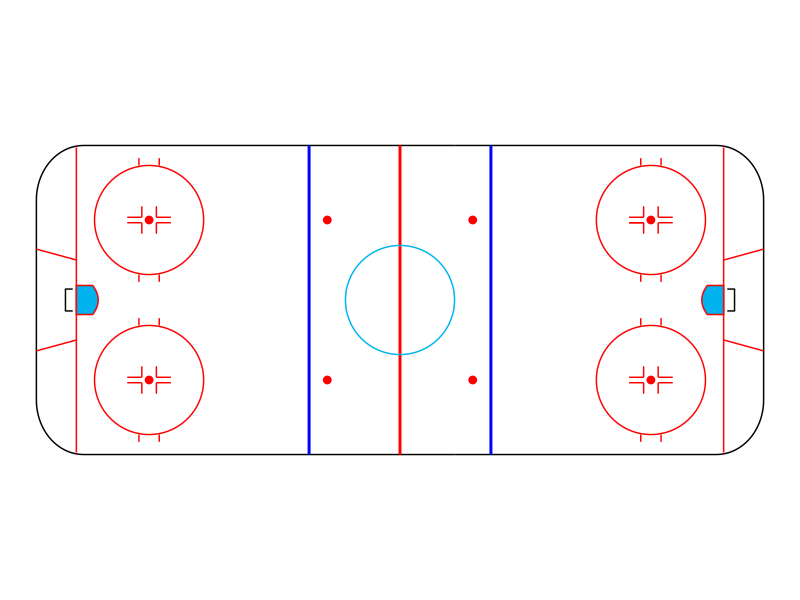

This chart was generated by the following R code:
library(ggplot2)

fun.draw_rink <- function() {
  
  xseq <- seq(-4, 4, length = 100)
  
  theta1 <- seq(0, 2 * pi, length = 300)
  
  theta <- seq(0, 2 * pi, length = 300)
  
  dd <- (5 + 7 / 12) / 2
  
  ## Blank NHL Rink
  
  rink <- ggplot(data = data.frame(x = 1, y = 1), aes(x, y)) + 
    
    geom_path(data = data.frame(x = c(15, 
                                      87 + 13 * sin(seq(0, pi / 2, length = 20)), 
                                      87 + 13 * sin(seq(pi / 2, 0, length = 20)), 
                                      15),
                                y = c(-42.5, 
                                      -42.5 + 15 - 15 * cos(seq(0, pi / 2, length = 20)),
                                      42.5 - 15 + 15 * cos(seq(pi / 2, 0, length = 20)), 
                                      42.5))) + 
    
    geom_path(data = data.frame(x = c(15, 
                                      -87 - 13 * sin(seq(0, pi / 2, length = 20)), 
                                      -87 - 13 * sin(seq(pi / 2, 0, length = 20)), 
                                      15),
                                y = c(-42.5, 
                                      -42.5 + 15 - 15 * cos(seq(0, pi / 2, length = 20)), 
                                      42.5 - 15 + 15 * cos(seq(pi / 2, 0, length = 20)), 
                                      42.5))) + 
    
    ## Goal Lines
    
    geom_path(data = data.frame(x = c(89),
                                y = c(42.5 - 15 + sqrt(15^2 - (15 - 11)^2), 
                                      -(42.5 - 15 + sqrt(15^2 - (15 - 11)^2)))), 
              color = 'red') + 
    
    geom_path(data = data.frame(x = c(-89), 
                                y = c(42.5 - 15 + sqrt(15^2 - (15 - 11)^2), 
                                      -(42.5 - 15 + sqrt(15^2 - (15 - 11)^2)))), 
              color = 'red') +
    
    ## Nets
    
    geom_path(data = data.frame(x = c(90, 92, 92, 90)), y = c(-3, -3, 3, 3)) + 
    
    geom_path(data = data.frame(x = c(-90, -92, -92, -90), y = c(-3,-3, 3, 3))) +
    
    ## Restricted Area
    
    geom_segment(aes(x = 89, y = -11, xend = 100, yend = -14), color = 'red') + 
    
    geom_segment(aes(x = 89, y = 11, xend = 100, yend = 14), color = 'red') + 
    
    geom_segment(aes(x = -89, y = -11, xend = -100, yend = -14), color = 'red') + 
    
    geom_segment(aes(x = -89, y = 11, xend =-100, yend = 14), color = 'red') +
    
    ## Red Line (Center Ice)
    
    geom_segment(aes(x = 0, y = -42.5, xend = 0, yend = 42.5), color = 'red', size = 1) +
    
    ## Blue Lines
    
    geom_segment(aes(x = 25, y = -42.5, xend = 25,  yend = 42.5), color = 'blue', size = 1) + 
    
    geom_segment(aes(x = -25, y = -42.5, xend = -25,  yend = 42.5), color = 'blue', size = 1) +
    
    ## Crease
    
    geom_polygon(data = data.frame(x = 1 * c(89, 83+xseq^2 / 4^2 * 1.5, 89),
                                   y = c(-4, xseq, 4)),
                 color = 'red', 
                 fill = 'deepskyblue2') + 
  
    geom_polygon(data = data.frame(x = -1 * c(89, 83 + xseq^2 / 4^2 * 1.5, 89),
                                   y = c(-4, xseq, 4)),
                 color = 'red',
                 fill = 'deepskyblue2') +
    
    ## Center Ice Circle
    
    geom_path(data = data.frame(x = 15 * sin(theta1)), y = 15 * cos(theta1), color = 'deepskyblue2') +
    
    ## Faceoff Dots
    
    geom_polygon(data = data.frame(y = 22 + 1 * cos(theta), x = 20 + 1 * sin(theta)), color = "red", fill = "red") + 
    
    geom_polygon(data = data.frame(y = 22 + 1 * cos(theta), x = -20 + 1 * sin(theta)), color = "red", fill = 'red') + 
    
    geom_polygon(data = data.frame(y = -22 + 1 * cos(theta), x = -20 + 1 * sin(theta)), color = 'red', fill = 'red') + 
    
    geom_polygon(data = data.frame(y = -22 + 1 * cos(theta), x = 20 + 1 * sin(theta)), color = 'red', fill = 'red') + 
    
    geom_polygon(data = data.frame(y = 22 + 1 * cos(theta), x = -69 + 1 * sin(theta)), color = 'red', fill = 'red') + 
    
    geom_polygon(data = data.frame(y = 22 + 1 * cos(theta), x = 69 + 1 * sin(theta)), color = 'red', fill = 'red') + 
    
    geom_polygon(data = data.frame(y = -22 + 1 * cos(theta), x = -69 + 1 * sin(theta)), color = 'red', fill = 'red') + 
    
    geom_polygon(data = data.frame(y = -22 + 1 * cos(theta), x = 69 + 1 * sin(theta)), color = 'red', fill = 'red') +
    
    ## Faceoff Circles
    
    geom_segment(aes(y = 22 - 0.75, x = 69 - 2, yend = 22 - 0.75, xend = 69 - 6), color = 'red') + 
    
    geom_segment(aes(y = 22 + 0.75, x = 69 - 2, yend = 22 + 0.75, xend = 69 - 6), color = 'red') + 
    
    geom_segment(aes(y = 22 + 0.75, x = 69 + 2, yend = 22 + 0.75, xend = 69 + 6), color= 'red') + 
    
    geom_segment(aes(y = 22 - 0.75, x = 69 - 2, yend = 22 - 0.75, xend = 69 - 6), color = 'red') + 
    
    geom_segment(aes(y = -22 + 0.75, x = 69 - 2, yend = -22 + 0.75, xend = 69 - 6), color= 'red') + 
    
    geom_segment(aes(y = -22 + 0.75, x = 69 + 2, yend = -22 + 0.75, xend = 69 + 6), color= 'red') + 
    
    geom_segment(aes(y = -22 - 0.75, x = 69 - 2, yend = -22 - 0.75, xend = 69 - 6), color = 'red') + 
    
    geom_segment(aes(y = -22 - 0.75, x = 69 + 2, yend = -22 - 0.75, xend = 69 + 6), color = 'red') + 
    
    geom_segment(aes(y = 22 - 0.75, x = 69 + 2, yend = 22 - 0.75, xend = 69 + 6), color = 'red') + 
    
    geom_segment(aes(y = 22 + 0.75, x = -69 - 2, yend = 22 + 0.75, xend = -69 - 6), color = 'red') + 
    
    geom_segment(aes(y = 22 - 0.75, x = -69 - 2, yend = 22 - 0.75, xend = -69 - 6), color = 'red') + 
    
    geom_segment(aes(y = 22 + 0.75, x = -69 + 2, yend = 22 + 0.75, xend = -69 + 6), color = 'red') + 
    
    geom_segment(aes(y = -22 + 0.75, x = -69 - 2, yend = -22 + 0.75, xend = -69 - 6), color = 'red') + 
    
    geom_segment(aes(y = 22 - 0.75, x = -69 + 2, yend = 22 - 0.75, xend = -69 + 6), color = 'red') + 
    
    geom_segment(aes(y = -22 + 0.75, x = -69 + 2, yend = -22 + 0.75, xend = -69 + 6), color= 'red') + 
    
    geom_segment(aes(y = -22 - 0.75, x = -69 - 2, yend = -22 - 0.75, xend = -69 - 6), color = 'red') + 
    
    geom_segment(aes(y = -22 - 0.75, x = -69 + 2, yend = -22 - 0.75, xend = -69 + 6), color = 'red') + 
    
    geom_segment(aes(y = 22 - 15, x = 69 - dd, yend = 22 - 17, xend = 69 - dd), color = 'red') + 
    
    geom_segment(aes(y = 22 - 15, x = 69 + dd, yend = 22 - 17, xend = 69 + dd), color = 'red') + 
    
    geom_segment(aes(y = 22 + 15, x = 69 + dd, yend = 22+17, xend = 69 + dd), color = 'red') + 
    
    geom_segment(aes(y = 22 + 15, x = 69 - dd, yend = 22 + 17, xend = 69 - dd), color = 'red') + 
    
    geom_segment(aes(y = -22 + 15, x = 69 - dd, yend = -22 + 17, xend = 69 - dd), color = 'red') + 
    
    geom_segment(aes(y = -22 + 15, x = 69 + dd, yend = -22 + 17, xend = 69 + dd), color = 'red') + 
    
    geom_segment(aes(y = -22 - 15, x = 69 - dd, yend = -22 - 17, xend = 69 - dd), color= 'red') + 
    
    geom_segment(aes(y = -22 - 15, x = 69 + dd, yend = -22 - 17, xend = 69 + dd), color = 'red') + 
    
    geom_segment(aes(y = -22 + 15, x = -69 + dd, yend = -22 + 17, xend = -69 + dd), color = 'red') + 
    
    geom_segment(aes(y = -22 - 15, x = -69 - dd, yend = -22 - 17, xend = -69 - dd), color = 'red') + 
    
    geom_segment(aes(y = -22 - 15, x = -69 + dd, yend = -22 - 17, xend = -69 + dd), color = 'red') + 
    
    geom_segment(aes(y = -22 + 15, x = -69 - dd, yend = -22 + 17, xend = -69 - dd), color = 'red') + 
    
    geom_segment(aes(y = 22 - 15, x = -69 + dd, yend = 22 - 17, xend = -69 + dd), color = 'red') + 
    
    geom_segment(aes(y = 22 - 15, x = -69 - dd, yend = 22 - 17, xend = -69 - dd), color = 'red') + 
    
    geom_segment(aes(y = 22 + 15, x = -69 - dd, yend = 22 + 17, xend = -69 - dd), color = 'red') + 
    
    geom_segment(aes(y = 22 + 15, x = -69 + dd, yend = 22 + 17, xend = -69 + dd), color = 'red') + 
    
    geom_segment(aes(y = 22 + 0.75, x = 69 + 2, yend = 22 + 3.75, xend = 69 + 2), color = 'red') + 
    
    geom_segment(aes(y = 22 + 0.75, x = 69 - 2, yend = 22 + 3.75, xend = 69 - 2), color = 'red') + 
    
    geom_segment(aes(y = 22 - 0.75, x = 69 + 2, yend = 22 - 3.75, xend = 69 + 2), color = 'red') + 
    
    geom_segment(aes(y = 22 - 0.75, x = 69 - 2, yend = 22 - 3.75, xend = 69 - 2), color = 'red') + 
    
    geom_segment(aes(y = 22 + 0.75, x = -69 + 2, yend = 22 + 3.75, xend = -69 + 2), color = 'red') + 
    
    geom_segment(aes(y = 22 + 0.75, x = -69 - 2, yend = 22 + 3.75, xend = -69 - 2), color = 'red') + 
    
    geom_segment(aes(y = 22 - 0.75, x = -69 + 2, yend = 22 - 3.75, xend = -69 + 2), color = 'red') + 
    
    geom_segment(aes(y = 22 - 0.75, x = -69 - 2, yend = 22 - 3.75, xend = -69 - 2), color = 'red') + 
    
    geom_segment(aes(y = -22 - 0.75, x = -69 + 2, yend = -22 - 3.75, xend = -69 + 2), color = 'red') + 
    
    geom_segment(aes(y = -22 - 0.75, x = -69 - 2, yend = -22 - 3.75, xend = -69 - 2), color = 'red') + 
    
    geom_segment(aes(y = -22 + 0.75, x = -69 + 2, yend = -22 + 3.75, xend = -69 + 2), color = 'red') + 
    
    geom_segment(aes(y = -22 + 0.75, x = -69 - 2, yend = -22 + 3.75, xend = -69 - 2), color = 'red') + 
    
    geom_segment(aes(y = -22 + 0.75, x = 69 + 2, yend = -22 + 3.75, xend = 69 + 2), color = 'red') + 
    
    geom_segment(aes(y = -22 - 0.75, x = 69 - 2, yend = -22 - 3.75, xend = 69 - 2), color = 'red') + 
    
    geom_segment(aes(y = -22 + 0.75, x = 69 - 2, yend = -22 + 3.75, xend = 69 - 2), color = 'red') + 
    
    geom_segment(aes(y = -22 - 0.75, x = 69 + 2, yend = -22 - 3.75, xend = 69 + 2), color = 'red') + 
    
    geom_path(data = data.frame(y = 22 + 15 * cos(theta), x = 69 + 15 * sin(theta)), color = 'red') + 
    
    geom_path(data = data.frame(y = 22 + 15 * cos(theta), x = -69 + 15 * sin(theta)), color = 'red') + 
    
    geom_path(data = data.frame(y = -22 + 15 * cos(theta), x = -69 + 15 * sin(theta)), color = 'red') + 
    
    geom_path(data = data.frame(y = -22 + 15 * cos(theta), x = 69 + 15 * sin(theta)), color = 'red') + 
    
    theme_void()
  
}

rink <- fun.draw_rink() + coord_fixed()

rink 